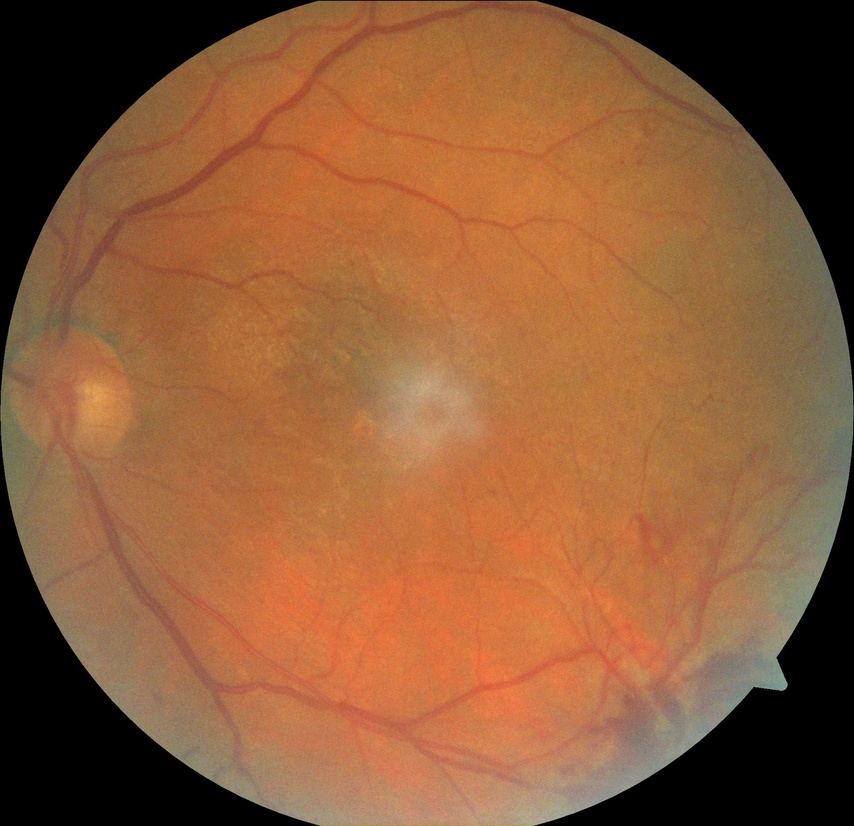
#> input picture PDR2.jpg, 854 x 826 px, shrunk from 2124 x 2056 before the run
$ python normalize.py
#> lines starting #> are read from the running program, lines starting #| are printed output that depends on the picture; after the words box and inside, x2 and y2 are one past the last pixel; in counts of white or black regions, pixels touching at a corner belong together
import os
import cv2
import numpy as np
import pandas as pd
import matplotlib.pyplot as plt

img = cv2.imread('PDR2.jpg')
#> img is the input picture: shape (826, 854, 3); mean B, G, R 56.4, 91.2, 140.4

img = cv2.cvtColor(img,cv2.COLOR_BGR2RGB)
plt.imshow

lower = np.array([60,60,60])
upper = np.array([250,250,250])

mask = cv2.inRange(img,lower,upper)
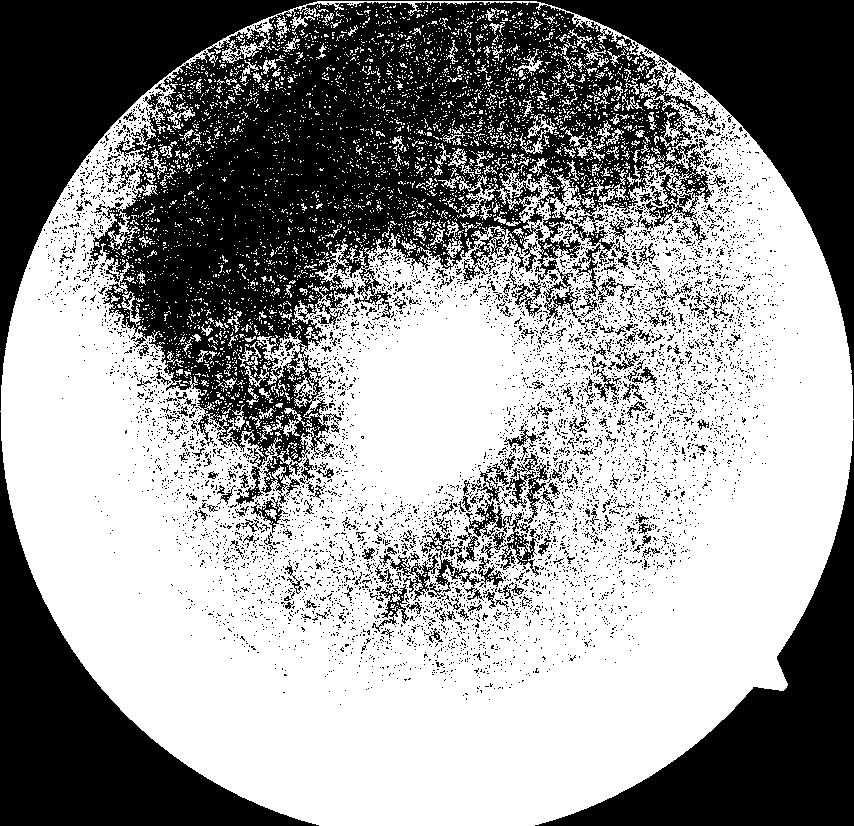
#> mask: shape (826, 854); 57.9% white; 6433 black regions (6157 under 20 px), largest, box (x1, y1, x2, y2) and area: (0, 0, 854, 504) 193895, (0, 412, 319, 826) 34495, (535, 420, 854, 826) 33857

plt.imshow(mask,'gray')

$ run again, with NL_002.png saved as PDR2.jpg
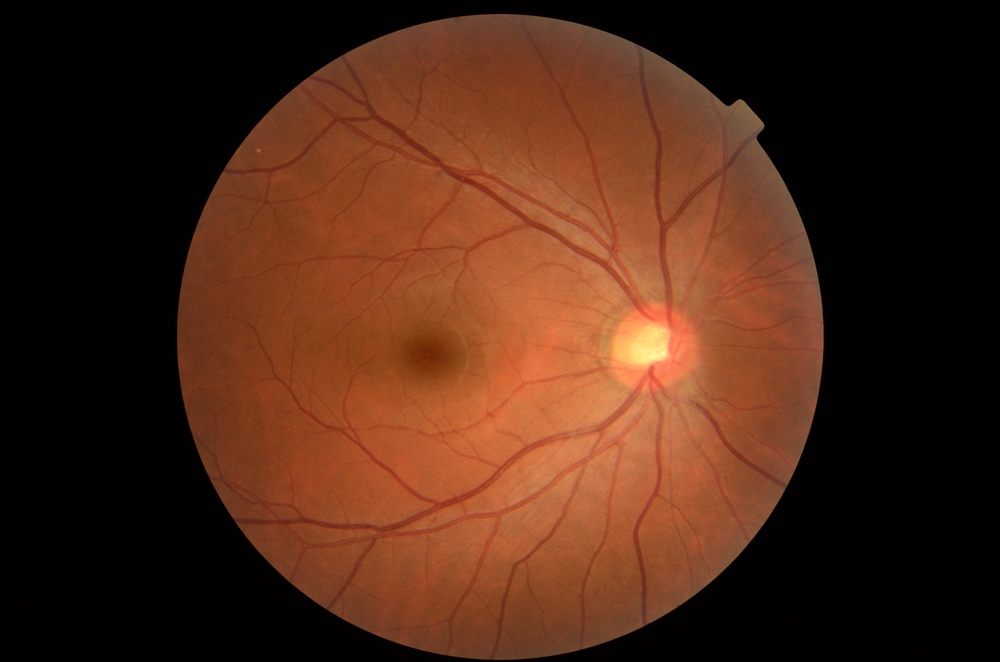
#> input picture NL_002.png, 1000 x 662 px, shrunk from 2464 x 1632 before the run
#> img is the input picture: shape (662, 1000, 3); mean B, G, R 22.3, 39.2, 75.6
#> `mask = cv2.inRange(img,lower,upper)`:
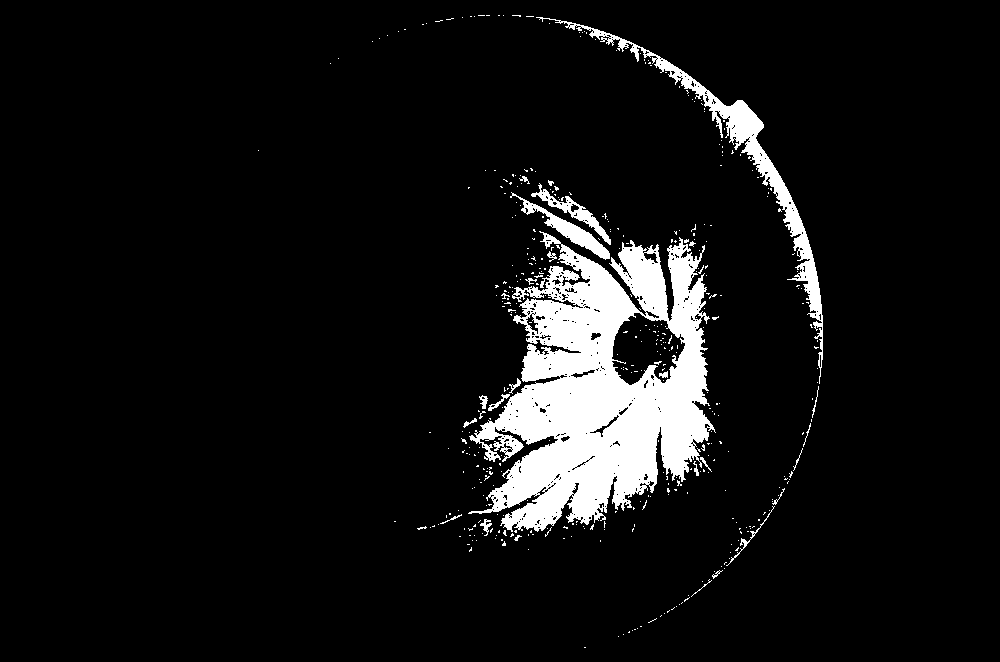
#> mask: shape (662, 1000); 7.5% white; 433 white regions (406 under 20 px), largest, box (x1, y1, x2, y2) and area: (468, 231, 716, 532) 39841, (536, 17, 823, 384) 5625, (510, 192, 610, 260) 1168
